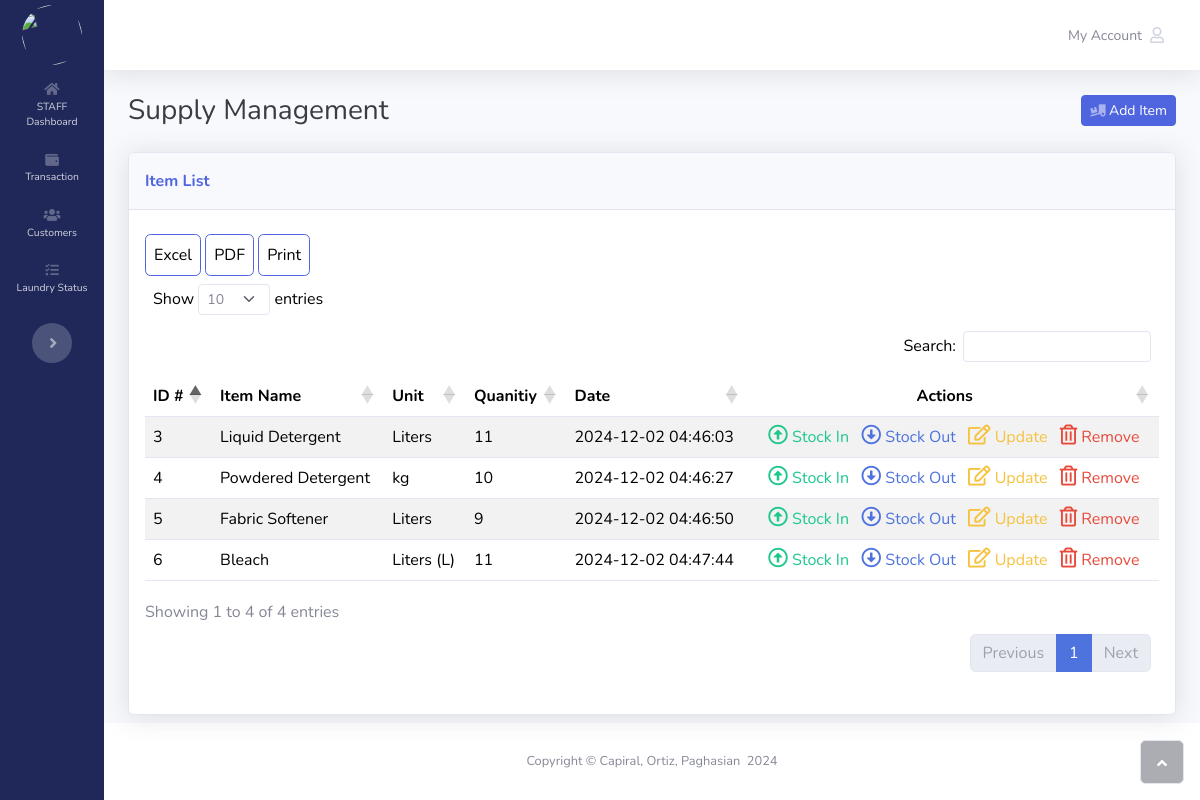
/supply.php (signed in), run on the app's committed database.
### tables this page shows
CREATE TABLE `items` (
  `id` int(11) NOT NULL,
  `name` varchar(255) DEFAULT NULL,
  `unit` varchar(255) DEFAULT NULL,
  `stock` int(11) DEFAULT NULL,
  `created_at` datetime DEFAULT current_timestamp()
);

### functions/views/supply.php (the view, shortened to what this page needs)
<?php
include_once 'functions/connection.php';
$sql = 'SELECT * FROM items';
$stmt = $db->prepare($sql);
$stmt->execute();
$results = $stmt->fetchAll();
foreach ($results as $row) {
?>
    <tr>
        <td><?php echo $row['id']; ?></td>
        <td><?php echo $row['name']; ?></td>
        <td><?php echo $row['unit']; ?></td>
        <td><?php echo $row['stock']; ?></td>
        <td><?php echo $row['created_at']; ?></td>
        <td class="text-center">
            <a class="mx-1 text-decoration-none text-success" href="#" data-bs-target="#stock-in" data-bs-toggle="modal" data-id="<?php echo $row['id']?>"><i class="far fa-arrow-alt-circle-up text-success" style="font-size: 20px;"></i> Stock In</a>
            <a class="mx-1 text-decoration-none" href="#" data-bs-target="#stock-out" data-bs-toggle="modal" data-id="<?php echo $row['id']?>"><i class="far fa-arrow-alt-circle-down" style="font-size: 20px;"></i> Stock Out</a>
            <a class="mx-1 text-decoration-none text-warning" href="#" data-bs-target="#update" data-bs-toggle="modal" data-id="<?php echo $row['id']?>" data-name="<?php echo $row['name']?>" data-unit="<?php echo $row['unit']?>"><i class="far fa-edit text-warning" style="font-size: 20px;"></i> Update</a>
            <a class="mx-1 text-decoration-none text-danger" href="#" data-bs-target="#remove" data-bs-toggle="modal" data-id="<?php echo $row['id']?>"><i class="far fa-trash-alt text-danger" style="font-size: 20px;"></i> Remove</a>
        </td>
    </tr>
<?php
}

### assets/css/bs-theme-overrides.css (style rules this page uses)
:root, [data-bs-theme=light] { --bs-primary: #4e65df; --bs-primary-rgb: 78,101,223; --bs-primary-text-emphasis: #1F2859; --bs-primary-bg-subtle: #DCE0F9; --bs-primary-border-subtle: #B8C1F2; }

### data on the page
items: id "3", name "Liquid Detergent", unit "Liters", stock "11", created_at "2024-12-02 04:46:03"
items: id "4", name "Powdered Detergent", unit "kg", stock "10", created_at "2024-12-02 04:46:27"
items: id "5", name "Fabric Softener", unit "Liters", stock "9", created_at "2024-12-02 04:46:50"
items: id "6", name "Bleach", unit "Liters (L)", stock "11", created_at "2024-12-02 04:47:44"
